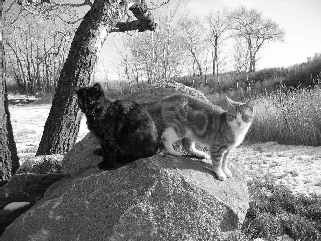
%> input picture Image Processing/HW2/two_cats.jpg, 321 x 241 px
$ octave hw2_task2.m   (GNU Octave 9; MATLAB toolbox functions it lacks are replaced by stand-ins)
%> lines starting %> are read from the running program, lines starting %| are printed output that depends on the picture
### Image Processing/HW2/paddedsize.m
function PQ = paddedsize(AB, CD, PARAM)
%PADDEDSIZE Computes padded sizes useful for FFT-based filtering.
%   PQ = PADDEDSIZE(AB), where AB is a two-element size vector,
%   computes the two-element size vector PQ = 2*AB.
%
%   PQ = PADDEDSIZE(AB, 'PWR2') computes the vector PQ such that
%   PQ(1) = PQ(2) = 2^nextpow2(2*m), where m is MAX(AB).
%
%   PQ = PADDEDSIZE(AB, CD), where AB and CD are two-element size
%   vectors, computes the two-element size vector PQ.  The elements
%   of PQ are the smallest even integers greater than or equal to
%   AB + CD -1.
%
%   PQ = PADDEDSIZE(AB, CD, 'PWR2') computes the vector PQ such that
%   PQ(1) = PQ(2) = 2^nextpow2(2*m), where m is MAX([AB CD]).

if nargin == 1
   PQ = 2*AB;
elseif nargin == 2 & ~ischar(CD)
   PQ = AB + CD - 1;
   PQ = 2 * ceil(PQ / 2);
elseif nargin == 2
   m = max(AB); % Maximum dimension.

   % Find power-of-2 at least twice m.
   P = 2^nextpow2(2*m);
   PQ = [P, P];
elseif nargin == 3
   m = max([AB CD]); %Maximum dimension.
   P = 2^nextpow2(2*m);
   PQ = [P, P];
else
   error('Wrong number of inputs.')
end

### Image Processing/HW2/hw2_task2.m
clc;
clear all;
close all;

og_img = imread('two_cats.jpg');
%> og_img is the input picture: size 241x321 uint8; min 0, max 255, mean 133.2
[rows, cols] = size(og_img);
%> rows = 241; cols = 321
subplot(2, 2, 1), imshow(og_img), title("original image");

PQ = paddedsize([rows, cols]);
%> PQ = [482 642]
FT_img = fft2(double(og_img), PQ(1), PQ(2));


h = fspecial('sobel');
FT_h = fft2(double(h), PQ(1), PQ(2));
f_img_h = FT_h.*FT_img;
ffi_h = ifft2(f_img_h);
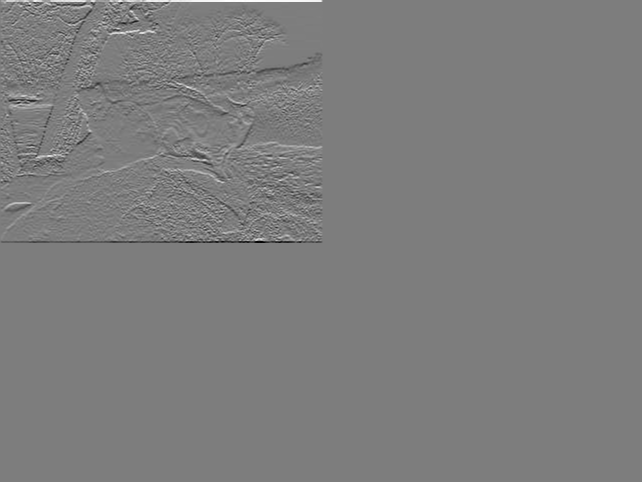
%> ffi_h: size 482x642 double; min -973, max 1000, mean 0; drawn with min black and max white
h_edge = ffi_h(2:rows+1, 2:cols+1); % horizontal edge
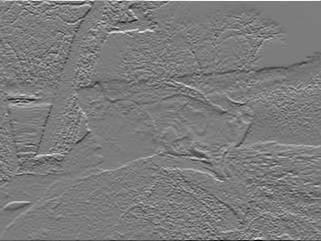
%> h_edge: size 241x321 double; min -955, max 999, mean -1.4; drawn with min black and max white
subplot(2, 2, 2), imshow(h_edge, []), title("horizontal edge");


v = fspecial('sobel')';
FT_v = fft2(double(v), PQ(1), PQ(2));
f_img_v = FT_v.*FT_img;
ffi_v = ifft2(f_img_v);
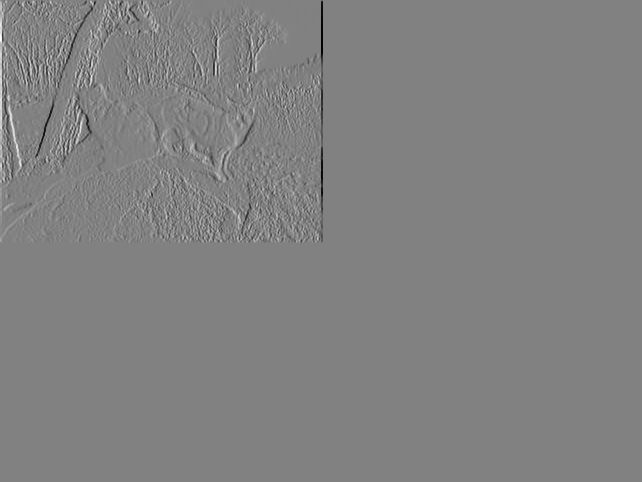
%> ffi_v: size 482x642 double; min -1015, max 980, mean 0; drawn with min black and max white
v_edge = ffi_v(2:rows+1, 2:cols+1); % vertical edge
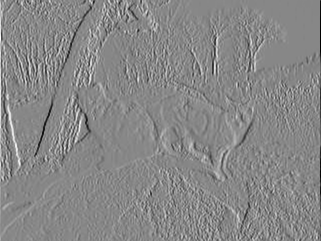
%> v_edge: size 241x321 double; min -1008, max 890, mean 0.6; drawn with min black and max white
subplot(2, 2, 3), imshow(v_edge, []), title("vertical edge");


result = h_edge + v_edge;
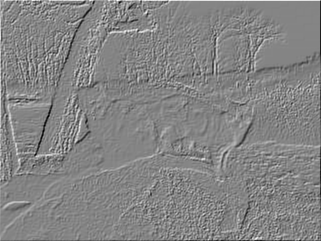
%> result: size 241x321 double; min -1312, max 1210, mean -0.8; drawn with min black and max white
subplot(2, 2, 4), imshow(result, []), title("result");
